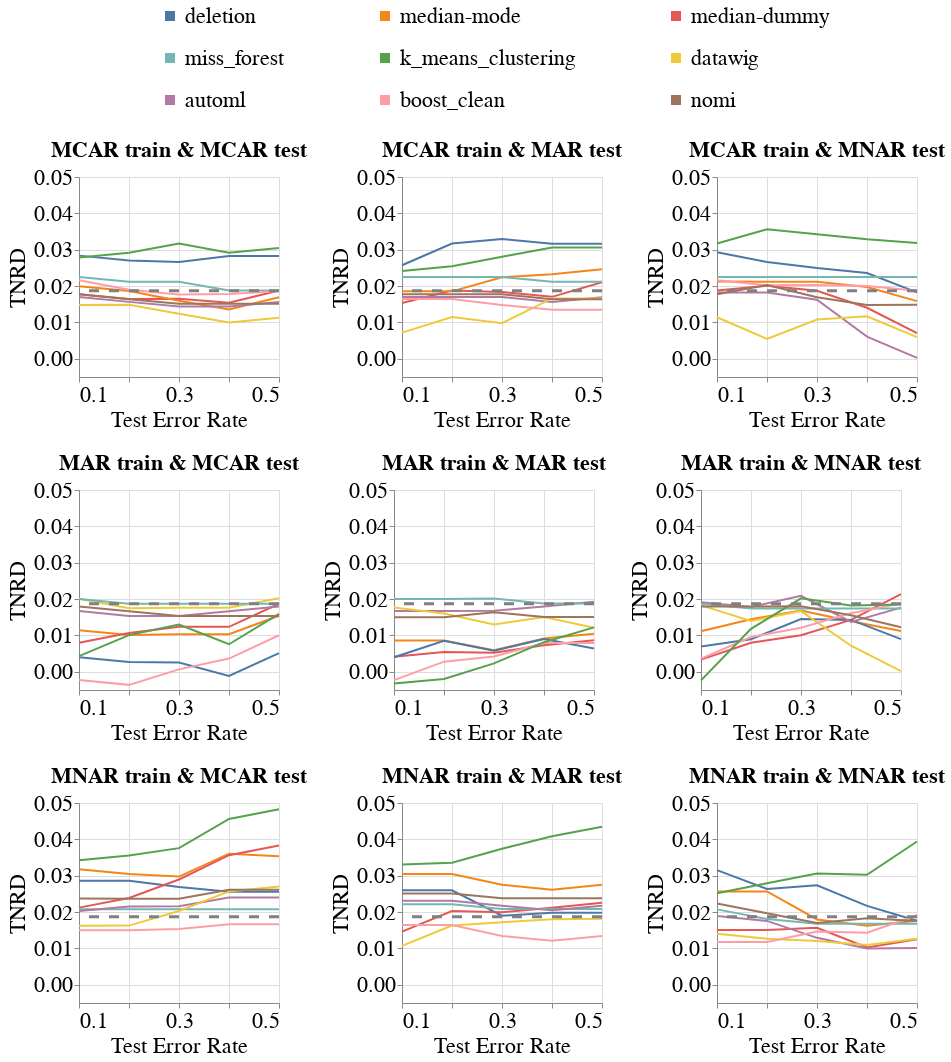

Here is the notebook cell this chart was saved with:
### Markdown cell above
### Disparity Metrics

### Code cell
create_line_bands_for_diff_imputers(dataset_name=DATASET_NAME,
                                    model_name='rf_clf',
                                    metric_name='Equalized_Odds_TNR',
                                    db_client=db_client,
                                    group=SENSITIVE_ATTR_FOR_DISPARITY_METRICS,
                                    with_band=False)

### Figure 1 — Vega-Lite specification as saved in the notebook (floating-point values rounded to 4 significant figures; data arrays with more than 128 entries replaced by an {"elided": "..."} marker saying what was removed)
{"config": {"view": {"continuousWidth": 400, "continuousHeight": 300}, "axis": {"labelFontSize": 22, "labelFontWeight": "normal", "titleFontSize": 22, "titleFontWeight": "normal"}, "legend": {"columns": 3, "direction": "horizontal", "labelFontSize": 22, "labelLimit": 400, "orient": "top", "symbolOffset": 80, "symbolStrokeWidth": 10, "titleAnchor": "middle", "titleFontSize": 22, "titleLimit": 300}, "title": {"fontSize": 22}}, "vconcat": [{"hconcat": [{"layer": [{"data": {"name": "data-824f0863650ff9a1b04c767aa211cd81"}, "mark": "line", "encoding": {"color": {"field": "Null_Imputer_Name", "sort": ["deletion", "median-mode", "median-dummy", "miss_forest", "k_means_clustering", "datawig", "automl", "boost_clean"], "title": null, "type": "nominal"}, "x": {"axis": {"labelExpr": "(datum.value == 0.1) || (datum.value == 0.3) || (datum.value == 0.5) ? datum.label : ''"}, "field": "Test_Error_Rate", "scale": {"nice": false}, "title": "Test Error Rate", "type": "quantitative"}, "y": {"aggregate": "mean", "field": "Metric_Value", "scale": {"zero": false}, "title": "TNRD", "type": "quantitative"}}}, {"data": {"name": "data-928c6b5a8f004e3c08d90f0054e4bfd8"}, "mark": {"type": "rule", "strokeDash": [10, 10]}, "encoding": {"color": {"value": "grey"}, "size": {"value": 3}, "y": {"field": "Baseline_Mean", "type": "quantitative"}}}], "height": 200, "title": {"text": "MCAR train & MCAR test", "fontSize": 22}, "width": 200}, {"layer": [{"data": {"name": "data-e68949a08a657d1f9e9e7481f0092011"}, "mark": "line", "encoding": {"color": {"field": "Null_Imputer_Name", "sort": ["deletion", "median-mode", "median-dummy", "miss_forest", "k_means_clustering", "datawig", "automl", "boost_clean"], "title": null, "type": "nominal"}, "x": {"axis": {"labelExpr": "(datum.value == 0.1) || (datum.value == 0.3) || (datum.value == 0.5) ? datum.label : ''"}, "field": "Test_Error_Rate", "scale": {"nice": false}, "title": "Test Error Rate", "type": "quantitative"}, "y": {"aggregate": "mean", "field": "Metric_Value", "scale": {"zero": false}, "title": "TNRD", "type": "quantitative"}}}, {"data": {"name": "data-928c6b5a8f004e3c08d90f0054e4bfd8"}, "mark": {"type": "rule", "strokeDash": [10, 10]}, "encoding": {"color": {"value": "grey"}, "size": {"value": 3}, "y": {"field": "Baseline_Mean", "type": "quantitative"}}}], "height": 200, "title": {"text": "MCAR train & MAR test", "fontSize": 22}, "width": 200}, {"layer": [{"data": {"name": "data-b61abcb2e05cf296fed82c3f675a05f9"}, "mark": "line", "encoding": {"color": {"field": "Null_Imputer_Name", "sort": ["deletion", "median-mode", "median-dummy", "miss_forest", "k_means_clustering", "datawig", "automl", "boost_clean"], "title": null, "type": "nominal"}, "x": {"axis": {"labelExpr": "(datum.value == 0.1) || (datum.value == 0.3) || (datum.value == 0.5) ? datum.label : ''"}, "field": "Test_Error_Rate", "scale": {"nice": false}, "title": "Test Error Rate", "type": "quantitative"}, "y": {"aggregate": "mean", "field": "Metric_Value", "scale": {"zero": false}, "title": "TNRD", "type": "quantitative"}}}, {"data": {"name": "data-928c6b5a8f004e3c08d90f0054e4bfd8"}, "mark": {"type": "rule", "strokeDash": [10, 10]}, "encoding": {"color": {"value": "grey"}, "size": {"value": 3}, "y": {"field": "Baseline_Mean", "type": "quantitative"}}}], "height": 200, "title": {"text": "MCAR train & MNAR test", "fontSize": 22}, "width": 200}], "resolve": {"scale": {"y": "shared"}}}, {"hconcat": [{"layer": [{"data": {"name": "data-3692a2e60c1fc57b52bb08cc87469df3"}, "mark": "line", "encoding": {"color": {"field": "Null_Imputer_Name", "sort": ["deletion", "median-mode", "median-dummy", "miss_forest", "k_means_clustering", "datawig", "automl", "boost_clean"], "title": null, "type": "nominal"}, "x": {"axis": {"labelExpr": "(datum.value == 0.1) || (datum.value == 0.3) || (datum.value == 0.5) ? datum.label : ''"}, "field": "Test_Error_Rate", "scale": {"nice": false}, "title": "Test Error Rate", "type": "quantitative"}, "y": {"aggregate": "mean", "field": "Metric_Value", "scale": {"zero": false}, "title": "TNRD", "type": "quantitative"}}}, {"data": {"name": "data-928c6b5a8f004e3c08d90f0054e4bfd8"}, "mark": {"type": "rule", "strokeDash": [10, 10]}, "encoding": {"color": {"value": "grey"}, "size": {"value": 3}, "y": {"field": "Baseline_Mean", "type": "quantitative"}}}], "height": 200, "title": {"text": "MAR train & MCAR test", "fontSize": 22}, "width": 200}, {"layer": [{"data": {"name": "data-d8c3b2aa2cd77aa2bfe46ae65aea1ea3"}, "mark": "line", "encoding": {"color": {"field": "Null_Imputer_Name", "sort": ["deletion", "median-mode", "median-dummy", "miss_forest", "k_means_clustering", "datawig", "automl", "boost_clean"], "title": null, "type": "nominal"}, "x": {"axis": {"labelExpr": "(datum.value == 0.1) || (datum.value == 0.3) || (datum.value == 0.5) ? datum.label : ''"}, "field": "Test_Error_Rate", "scale": {"nice": false}, "title": "Test Error Rate", "type": "quantitative"}, "y": {"aggregate": "mean", "field": "Metric_Value", "scale": {"zero": false}, "title": "TNRD", "type": "quantitative"}}}, {"data": {"name": "data-928c6b5a8f004e3c08d90f0054e4bfd8"}, "mark": {"type": "rule", "strokeDash": [10, 10]}, "encoding": {"color": {"value": "grey"}, "size": {"value": 3}, "y": {"field": "Baseline_Mean", "type": "quantitative"}}}], "height": 200, "title": {"text": "MAR train & MAR test", "fontSize": 22}, "width": 200}, {"layer": [{"data": {"name": "data-959ffdbab17d17fb2a576a28c1e82ce2"}, "mark": "line", "encoding": {"color": {"field": "Null_Imputer_Name", "sort": ["deletion", "median-mode", "median-dummy", "miss_forest", "k_means_clustering", "datawig", "automl", "boost_clean"], "title": null, "type": "nominal"}, "x": {"axis": {"labelExpr": "(datum.value == 0.1) || (datum.value == 0.3) || (datum.value == 0.5) ? datum.label : ''"}, "field": "Test_Error_Rate", "scale": {"nice": false}, "title": "Test Error Rate", "type": "quantitative"}, "y": {"aggregate": "mean", "field": "Metric_Value", "scale": {"zero": false}, "title": "TNRD", "type": "quantitative"}}}, {"data": {"name": "data-928c6b5a8f004e3c08d90f0054e4bfd8"}, "mark": {"type": "rule", "strokeDash": [10, 10]}, "encoding": {"color": {"value": "grey"}, "size": {"value": 3}, "y": {"field": "Baseline_Mean", "type": "quantitative"}}}], "height": 200, "title": {"text": "MAR train & MNAR test", "fontSize": 22}, "width": 200}], "resolve": {"scale": {"y": "shared"}}}, {"hconcat": [{"layer": [{"data": {"name": "data-c1cc2ea648a731b17e95eed0dd589d4d"}, "mark": "line", "encoding": {"color": {"field": "Null_Imputer_Name", "sort": ["deletion", "median-mode", "median-dummy", "miss_forest", "k_means_clustering", "datawig", "automl", "boost_clean"], "title": null, "type": "nominal"}, "x": {"axis": {"labelExpr": "(datum.value == 0.1) || (datum.value == 0.3) || (datum.value == 0.5) ? datum.label : ''"}, "field": "Test_Error_Rate", "scale": {"nice": false}, "title": "Test Error Rate", "type": "quantitative"}, "y": {"aggregate": "mean", "field": "Metric_Value", "scale": {"zero": false}, "title": "TNRD", "type": "quantitative"}}}, {"data": {"name": "data-928c6b5a8f004e3c08d90f0054e4bfd8"}, "mark": {"type": "rule", "strokeDash": [10, 10]}, "encoding": {"color": {"value": "grey"}, "size": {"value": 3}, "y": {"field": "Baseline_Mean", "type": "quantitative"}}}], "height": 200, "title": {"text": "MNAR train & MCAR test", "fontSize": 22}, "width": 200}, {"layer": [{"data": {"name": "data-d8a769032a39135e0c977f13a2052204"}, "mark": "line", "encoding": {"color": {"field": "Null_Imputer_Name", "sort": ["deletion", "median-mode", "median-dummy", "miss_forest", "k_means_clustering", "datawig", "automl", "boost_clean"], "title": null, "type": "nominal"}, "x": {"axis": {"labelExpr": "(datum.value == 0.1) || (datum.value == 0.3) || (datum.value == 0.5) ? datum.label : ''"}, "field": "Test_Error_Rate", "scale": {"nice": false}, "title": "Test Error Rate", "type": "quantitative"}, "y": {"aggregate": "mean", "field": "Metric_Value", "scale": {"zero": false}, "title": "TNRD", "type": "quantitative"}}}, {"data": {"name": "data-928c6b5a8f004e3c08d90f0054e4bfd8"}, "mark": {"type": "rule", "strokeDash": [10, 10]}, "encoding": {"color": {"value": "grey"}, "size": {"value": 3}, "y": {"field": "Baseline_Mean", "type": "quantitative"}}}], "height": 200, "title": {"text": "MNAR train & MAR test", "fontSize": 22}, "width": 200}, {"layer": [{"data": {"name": "data-9ae2b90b87ff701140e8b6d02e707c49"}, "mark": "line", "encoding": {"color": {"field": "Null_Imputer_Name", "sort": ["deletion", "median-mode", "median-dummy", "miss_forest", "k_means_clustering", "datawig", "automl", "boost_clean"], "title": null, "type": "nominal"}, "x": {"axis": {"labelExpr": "(datum.value == 0.1) || (datum.value == 0.3) || (datum.value == 0.5) ? datum.label : ''"}, "field": "Test_Error_Rate", "scale": {"nice": false}, "title": "Test Error Rate", "type": "quantitative"}, "y": {"aggregate": "mean", "field": "Metric_Value", "scale": {"zero": false}, "title": "TNRD", "type": "quantitative"}}}, {"data": {"name": "data-928c6b5a8f004e3c08d90f0054e4bfd8"}, "mark": {"type": "rule", "strokeDash": [10, 10]}, "encoding": {"color": {"value": "grey"}, "size": {"value": 3}, "y": {"field": "Baseline_Mean", "type": "quantitative"}}}], "height": 200, "title": {"text": "MNAR train & MNAR test", "fontSize": 22}, "width": 200}], "resolve": {"scale": {"y": "shared"}}}], "resolve": {"scale": {"y": "shared"}}, "$schema": "https://vega.github.io/schema/vega-lite/v4.17.0.json", "datasets": {"data-824f0863650ff9a1b04c767aa211cd81": {"elided": "270 records"}, "data-928c6b5a8f004e3c08d90f0054e4bfd8": [{"Baseline_Mean": 0.0187}], "data-e68949a08a657d1f9e9e7481f0092011": {"elided": "270 records"}, "data-b61abcb2e05cf296fed82c3f675a05f9": {"elided": "270 records"}, "data-3692a2e60c1fc57b52bb08cc87469df3": {"elided": "270 records"}, "data-d8c3b2aa2cd77aa2bfe46ae65aea1ea3": {"elided": "270 records"}, "data-959ffdbab17d17fb2a576a28c1e82ce2": {"elided": "270 records"}, "data-c1cc2ea648a731b17e95eed0dd589d4d": {"elided": "270 records"}, "data-d8a769032a39135e0c977f13a2052204": {"elided": "270 records"}, "data-9ae2b90b87ff701140e8b6d02e707c49": {"elided": "270 records"}}}
